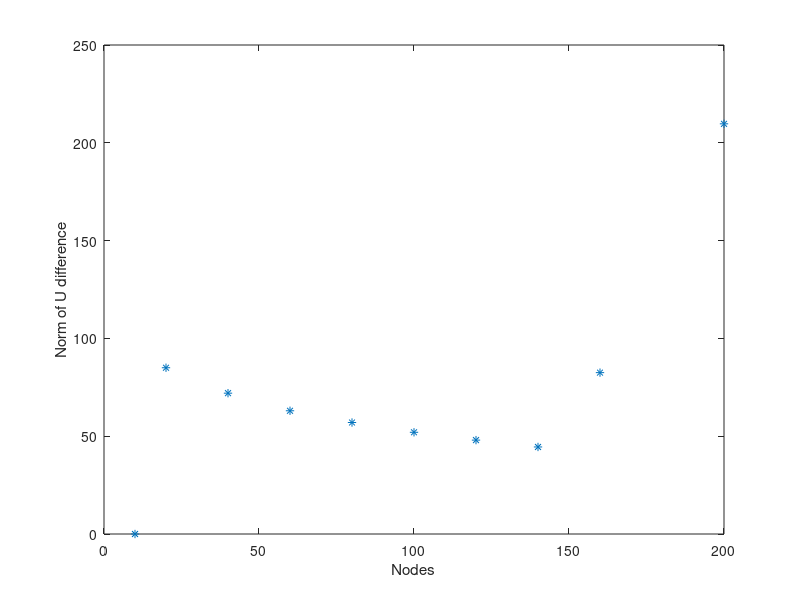
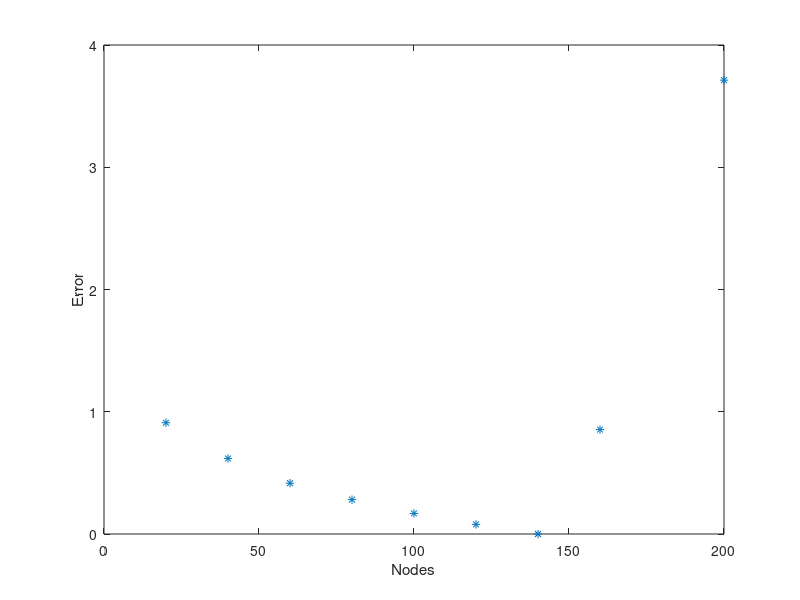

Source code (MATLAB) for these figures, in order:
N=[10 20 40 60 80 100 120 140 160 200 320];

NormU=[288 328 413 485 548 605 657 705 749.5 832 1.0417e3];

n=length(N);
for i=2:n-1
    NormDiff(i) = NormU(i+1) - NormU(i);
end

plot(N(1:10),NormDiff,'*')
figure(1)
xlabel('Nodes')
ylabel('Norm of U difference')
for i=1:10
Error(i)=abs(NormDiff(i)-NormDiff(8))/(NormDiff(8));
end

figure(2)
plot(N(2:10),Error(2:10),'*')

xlabel('Nodes')
ylabel('Error')